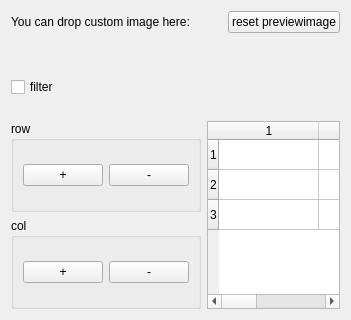
<?xml version="1.0" encoding="UTF-8"?>
<ui version="4.0">
 <class>Widget</class>
 <widget class="QWidget" name="Widget">
  <property name="geometry">
   <rect>
    <x>0</x>
    <y>0</y>
    <width>351</width>
    <height>320</height>
   </rect>
  </property>
  <property name="windowTitle">
   <string notr="true">Form</string>
  </property>
  <layout class="QGridLayout" name="gridLayout">
   <item row="1" column="1" rowspan="5" colspan="3">
    <layout class="QGridLayout" name="imageGridLayout"/>
   </item>
   <item row="0" column="3">
    <widget class="QPushButton" name="resetPushButton">
     <property name="text">
      <string>reset previewimage</string>
     </property>
    </widget>
   </item>
   <item row="1" column="0">
    <spacer name="verticalSpacer">
     <property name="orientation">
      <enum>Qt::Vertical</enum>
     </property>
     <property name="sizeHint" stdset="0">
      <size>
       <width>20</width>
       <height>40</height>
      </size>
     </property>
    </spacer>
   </item>
   <item row="2" column="0">
    <widget class="QCheckBox" name="filterCheckBox">
     <property name="text">
      <string>filter</string>
     </property>
    </widget>
   </item>
   <item row="0" column="0" colspan="3">
    <widget class="QLabel" name="label">
     <property name="text">
      <string>You can drop custom image here:</string>
     </property>
    </widget>
   </item>
   <item row="6" column="1" rowspan="2" colspan="3">
    <widget class="QTableWidget" name="tableWidget">
     <property name="showGrid">
      <bool>true</bool>
     </property>
     <property name="gridStyle">
      <enum>Qt::SolidLine</enum>
     </property>
     <property name="rowCount">
      <number>3</number>
     </property>
     <property name="columnCount">
      <number>3</number>
     </property>
     <row/>
     <row/>
     <row/>
     <column/>
     <column/>
     <column/>
    </widget>
   </item>
   <item row="6" column="0">
    <widget class="QGroupBox" name="groupBox">
     <property name="title">
      <string>row</string>
     </property>
     <layout class="QHBoxLayout" name="horizontalLayout">
      <item>
       <widget class="QPushButton" name="addRowButton">
        <property name="text">
         <string>+</string>
        </property>
       </widget>
      </item>
      <item>
       <widget class="QPushButton" name="removeRowButton">
        <property name="text">
         <string>-</string>
        </property>
       </widget>
      </item>
     </layout>
    </widget>
   </item>
   <item row="7" column="0">
    <widget class="QGroupBox" name="groupBox_2">
     <property name="title">
      <string>col</string>
     </property>
     <layout class="QHBoxLayout" name="horizontalLayout_2">
      <item>
       <widget class="QPushButton" name="addColButton">
        <property name="text">
         <string>+</string>
        </property>
       </widget>
      </item>
      <item>
       <widget class="QPushButton" name="removeColButton">
        <property name="text">
         <string>-</string>
        </property>
       </widget>
      </item>
     </layout>
    </widget>
   </item>
  </layout>
 </widget>
 <resources/>
 <connections>
  <connection>
   <sender>tableWidget</sender>
   <signal>cellChanged(int,int)</signal>
   <receiver>tableWidget</receiver>
   <slot>resizeColumnsToContents()</slot>
   <hints>
    <hint type="sourcelabel">
     <x>299</x>
     <y>187</y>
    </hint>
    <hint type="destinationlabel">
     <x>254</x>
     <y>262</y>
    </hint>
   </hints>
  </connection>
 </connections>
</ui>
